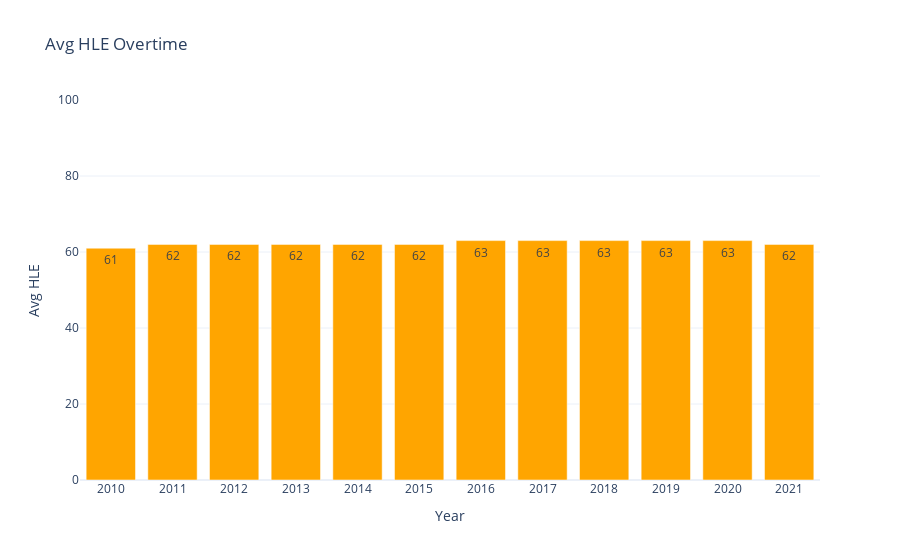

The cell this chart's notebook holds for it:
### Code cell
fig = go.Figure()

# Add bar trace for HLE
fig.add_trace(go.Bar(
    x=pivot_total_hle['Year'],
    y=pivot_total_hle['Avg HLE'],
    name='Avg HLE',
    marker_color='orange',
    text=pivot_total_hle['Avg HLE'],  # Add data labels for CHE
    textposition='auto'  # Automatically position the text
))


# Update layout for better visualization
fig.update_layout(
    title='Avg HLE Overtime',
    xaxis_title='Year',
    yaxis_title='Avg HLE',
    barmode='group',  # Group bars together
    yaxis=dict(range=[0, 100]),
    template='plotly_white',  # Optional: change the template for styling
    xaxis=dict(
        tickvals=pivot_total_hle['Year'],  # Set tick positions to correspond to each country
        ticktext=pivot_total_hle['Year'])   # Use country names as tick labels
)

# Show the plot
fig.show()

### Figure 1 — Plotly figure (JSON) as saved in the notebook; plotly's stock layout.template omitted (floating-point values rounded to 4 significant figures)
{"data": [{"marker": {"color": "orange"}, "name": "Avg HLE", "text": [61, 62, 62, 62, 62, 62, 63, 63, 63, 63, 63, 62], "textposition": "auto", "type": "bar", "x": [2010, 2011, 2012, 2013, 2014, 2015, 2016, 2017, 2018, 2019, 2020, 2021], "y": [61, 62, 62, 62, 62, 62, 63, 63, 63, 63, 63, 62]}], "layout": {"autosize": true, "barmode": "group", "title": {"text": "Avg HLE Overtime"}, "xaxis": {"autorange": true, "range": [2010.0, 2022.0], "ticktext": [2010, 2011, 2012, 2013, 2014, 2015, 2016, 2017, 2018, 2019, 2020, 2021], "tickvals": [2010, 2011, 2012, 2013, 2014, 2015, 2016, 2017, 2018, 2019, 2020, 2021], "title": {"text": "Year"}, "type": "linear"}, "yaxis": {"range": [0, 100], "title": {"text": "Avg HLE"}, "type": "linear"}}}
